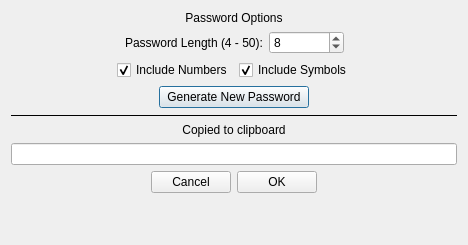
<?xml version="1.0" encoding="UTF-8"?>
<ui version="4.0">
 <class>DialogGeneratePassword</class>
 <widget class="QDialog" name="DialogGeneratePassword">
  <property name="geometry">
   <rect>
    <x>0</x>
    <y>0</y>
    <width>468</width>
    <height>245</height>
   </rect>
  </property>
  <property name="windowTitle">
   <string>Dialog</string>
  </property>
  <layout class="QVBoxLayout" name="verticalLayout_2">
   <item>
    <layout class="QVBoxLayout" name="verticalLayout">
     <item>
      <widget class="QLabel" name="labelPwdOptions">
       <property name="text">
        <string>Password Options</string>
       </property>
       <property name="alignment">
        <set>Qt::AlignCenter</set>
       </property>
      </widget>
     </item>
     <item>
      <layout class="QHBoxLayout" name="horizontalLayout">
       <item>
        <spacer name="horizontalSpacer">
         <property name="orientation">
          <enum>Qt::Horizontal</enum>
         </property>
         <property name="sizeHint" stdset="0">
          <size>
           <width>40</width>
           <height>20</height>
          </size>
         </property>
        </spacer>
       </item>
       <item>
        <widget class="QLabel" name="labelPwdLen">
         <property name="text">
          <string>Password Length (4 - 50):</string>
         </property>
        </widget>
       </item>
       <item>
        <widget class="QSpinBox" name="spinBoxPwdLen">
         <property name="minimumSize">
          <size>
           <width>75</width>
           <height>0</height>
          </size>
         </property>
         <property name="correctionMode">
          <enum>QAbstractSpinBox::CorrectToNearestValue</enum>
         </property>
         <property name="keyboardTracking">
          <bool>true</bool>
         </property>
         <property name="minimum">
          <number>4</number>
         </property>
         <property name="maximum">
          <number>50</number>
         </property>
         <property name="value">
          <number>8</number>
         </property>
        </widget>
       </item>
       <item>
        <spacer name="horizontalSpacer_2">
         <property name="orientation">
          <enum>Qt::Horizontal</enum>
         </property>
         <property name="sizeHint" stdset="0">
          <size>
           <width>40</width>
           <height>20</height>
          </size>
         </property>
        </spacer>
       </item>
      </layout>
     </item>
     <item>
      <layout class="QHBoxLayout" name="horizontalLayout_2">
       <item>
        <spacer name="horizontalSpacer_3">
         <property name="orientation">
          <enum>Qt::Horizontal</enum>
         </property>
         <property name="sizeHint" stdset="0">
          <size>
           <width>40</width>
           <height>20</height>
          </size>
         </property>
        </spacer>
       </item>
       <item>
        <widget class="QCheckBox" name="checkBoxPwdIncludeNumbers">
         <property name="text">
          <string>Include Numbers</string>
         </property>
         <property name="checked">
          <bool>true</bool>
         </property>
        </widget>
       </item>
       <item>
        <widget class="QCheckBox" name="checkBoxPwdIncludeSymbols">
         <property name="text">
          <string>Include Symbols</string>
         </property>
         <property name="checked">
          <bool>true</bool>
         </property>
        </widget>
       </item>
       <item>
        <spacer name="horizontalSpacer_4">
         <property name="orientation">
          <enum>Qt::Horizontal</enum>
         </property>
         <property name="sizeHint" stdset="0">
          <size>
           <width>40</width>
           <height>20</height>
          </size>
         </property>
        </spacer>
       </item>
      </layout>
     </item>
     <item>
      <layout class="QHBoxLayout" name="horizontalLayout_3">
       <item>
        <spacer name="horizontalSpacer_5">
         <property name="orientation">
          <enum>Qt::Horizontal</enum>
         </property>
         <property name="sizeHint" stdset="0">
          <size>
           <width>40</width>
           <height>20</height>
          </size>
         </property>
        </spacer>
       </item>
       <item>
        <widget class="QPushButton" name="pushButtonPwdGeneratePwd">
         <property name="minimumSize">
          <size>
           <width>150</width>
           <height>0</height>
          </size>
         </property>
         <property name="text">
          <string>Generate New Password</string>
         </property>
         <property name="default">
          <bool>true</bool>
         </property>
        </widget>
       </item>
       <item>
        <spacer name="horizontalSpacer_6">
         <property name="orientation">
          <enum>Qt::Horizontal</enum>
         </property>
         <property name="sizeHint" stdset="0">
          <size>
           <width>40</width>
           <height>20</height>
          </size>
         </property>
        </spacer>
       </item>
      </layout>
     </item>
     <item>
      <widget class="Line" name="line">
       <property name="frameShadow">
        <enum>QFrame::Plain</enum>
       </property>
       <property name="orientation">
        <enum>Qt::Horizontal</enum>
       </property>
      </widget>
     </item>
     <item>
      <widget class="QLabel" name="labelPwdCopiedtoClipboard">
       <property name="text">
        <string>Copied to clipboard</string>
       </property>
       <property name="alignment">
        <set>Qt::AlignCenter</set>
       </property>
      </widget>
     </item>
     <item>
      <widget class="QLineEdit" name="lineEditPwdPassword"/>
     </item>
     <item>
      <layout class="QHBoxLayout" name="horizontalLayout_4">
       <item>
        <spacer name="horizontalSpacer_8">
         <property name="orientation">
          <enum>Qt::Horizontal</enum>
         </property>
         <property name="sizeHint" stdset="0">
          <size>
           <width>40</width>
           <height>20</height>
          </size>
         </property>
        </spacer>
       </item>
       <item>
        <widget class="QPushButton" name="pushButtonPwdCancel">
         <property name="text">
          <string>Cancel</string>
         </property>
        </widget>
       </item>
       <item>
        <widget class="QPushButton" name="pushButtonPwdOK">
         <property name="text">
          <string>OK</string>
         </property>
        </widget>
       </item>
       <item>
        <spacer name="horizontalSpacer_7">
         <property name="orientation">
          <enum>Qt::Horizontal</enum>
         </property>
         <property name="sizeHint" stdset="0">
          <size>
           <width>40</width>
           <height>20</height>
          </size>
         </property>
        </spacer>
       </item>
      </layout>
     </item>
    </layout>
   </item>
   <item>
    <spacer name="verticalSpacer">
     <property name="orientation">
      <enum>Qt::Vertical</enum>
     </property>
     <property name="sizeHint" stdset="0">
      <size>
       <width>20</width>
       <height>20</height>
      </size>
     </property>
    </spacer>
   </item>
  </layout>
 </widget>
 <resources/>
 <connections/>
</ui>
